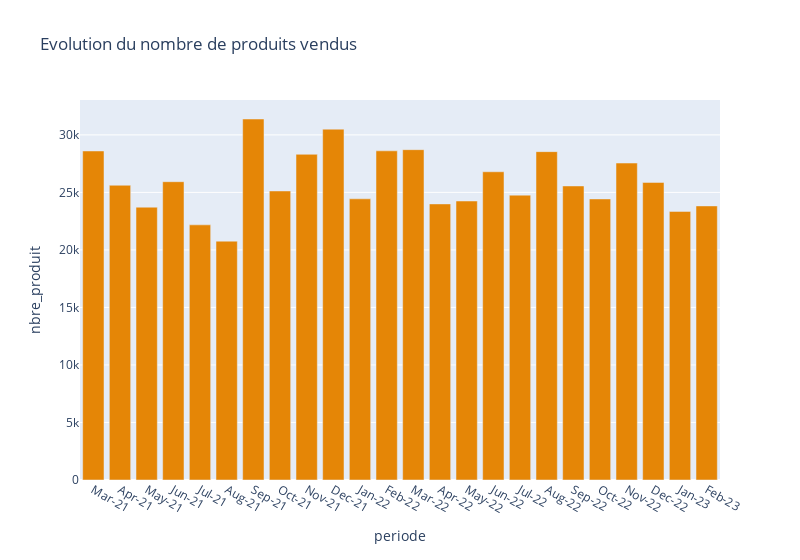

The notebook cell this image was saved under:
### Code cell
px.bar(nombre_client, x="periode", 
              y="nbre_produit", color_discrete_sequence= px.colors.qualitative.Vivid, width= 800, 
             title="Evolution du nombre de produits vendus")

### Figure 1 — Plotly figure (JSON) as saved in the notebook; plotly's stock layout.template omitted (floating-point values rounded to 4 significant figures)
{"data": [{"alignmentgroup": "True", "hovertemplate": "periode=%{x}<br>nbre_produit=%{y}<extra></extra>", "legendgroup": "", "marker": {"color": "rgb(229, 134, 6)", "pattern": {"shape": ""}}, "name": "", "offsetgroup": "", "orientation": "v", "showlegend": false, "textposition": "auto", "type": "bar", "x": ["Mar-21", "Apr-21", "May-21", "Jun-21", "Jul-21", "Aug-21", "Sep-21", "Oct-21", "Nov-21", "Dec-21", "Jan-22", "Feb-22", "Mar-22", "Apr-22", "May-22", "Jun-22", "Jul-22", "Aug-22", "Sep-22", "Oct-22", "Nov-22", "Dec-22", "Jan-23", "Feb-23"], "xaxis": "x", "y": [28601, 25620, 23715, 25929, 22179, 20762, 31380, 25125, 28311, 30497, 24440, 28613, 28715, 23998, 24251, 26792, 24762, 28544, 25561, 24431, 27552, 25869, 23347, 23825], "yaxis": "y"}], "layout": {"barmode": "relative", "legend": {"tracegroupgap": 0}, "title": {"text": "Evolution du nombre de produits vendus"}, "width": 800, "xaxis": {"anchor": "y", "domain": [0, 1], "title": {"text": "periode"}}, "yaxis": {"anchor": "x", "domain": [0, 1], "title": {"text": "nbre_produit"}}}}
